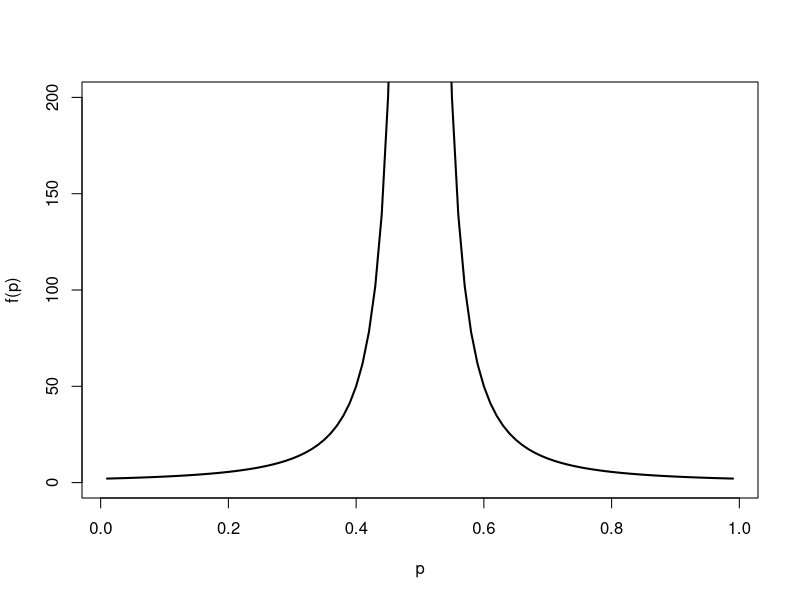
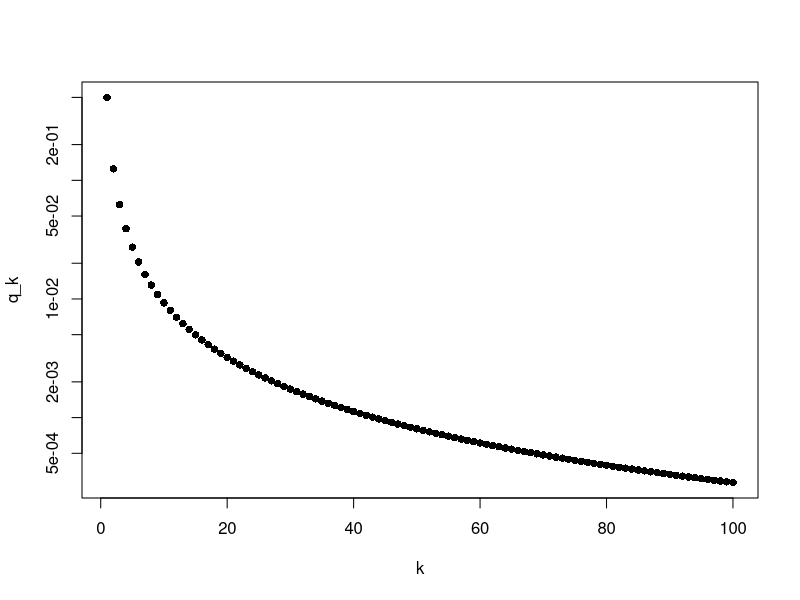
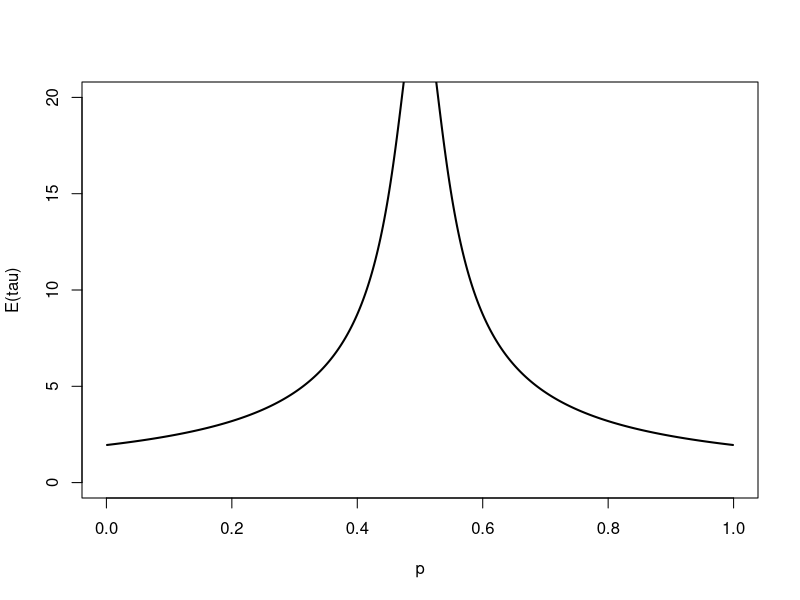
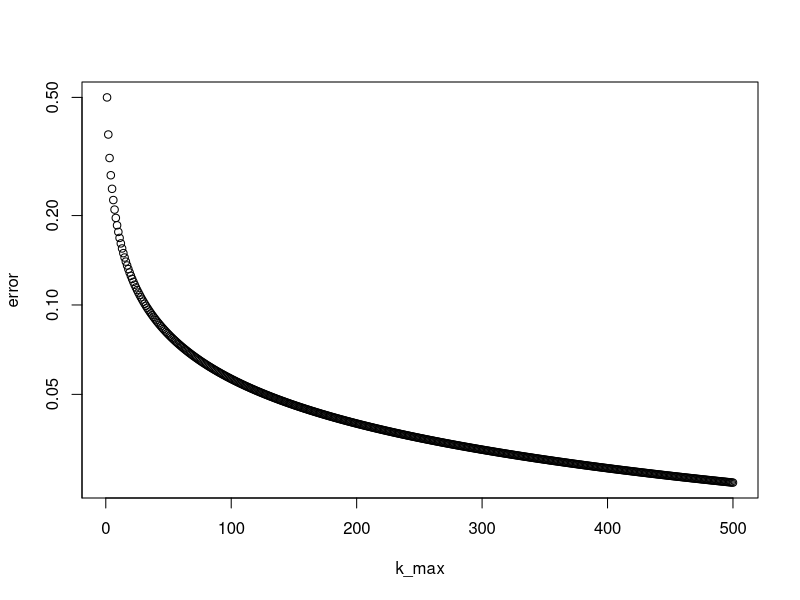
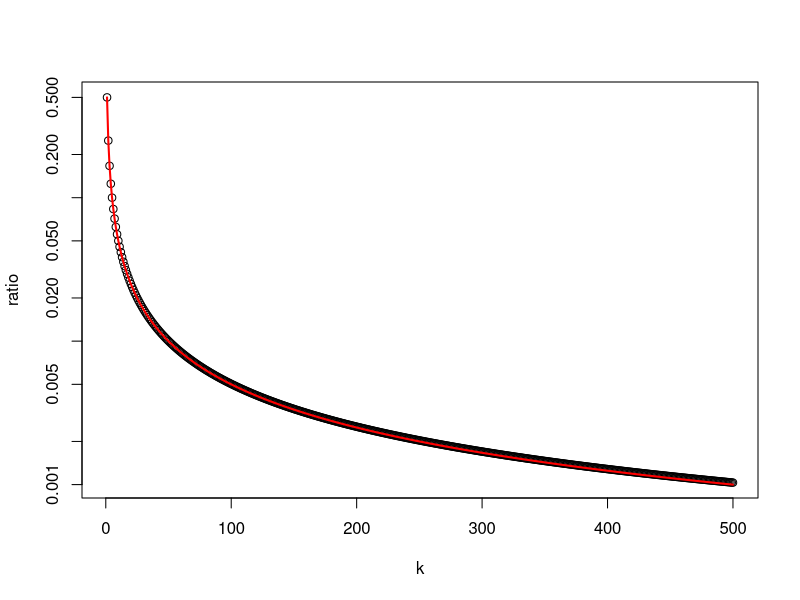

Reproduce these figures in R, in order.
## investigating running time v. p for QBF of 2p

p <- seq(0.01, 0.99, 0.01)
f <- function(p) {2/(1-4*p*(1-p))}
plot(p, f(p), type='l', lwd=2, ylim=c(0,200))

#---

q <- function(k) {choose(2*k,k)/((2*k-1)*2^(2*k))}
k <- 1:100
plot(k, q(k), log='y', ylab='q_k', pch=16)

#---
# running time of QBF for wedge fn

q <- function(k) {choose(2*k,k)/((2*k-1)*2^(2*k))}
tauk_fn <- function(k,p) { 2 * choose(2*k,k) * (1-p^k)/((2*k-1)*2^(2*k) * (1-p)) } #possible to sum analytically over k?

p <- seq(0.001, 0.999, 0.002)
k <- 1:500
p2 <- 4*p*(1-p)

Et <- numeric(length(p))
for (j in 1:length(p2)) {
  Etauk <- numeric(length(k))
  for (i in 1:length(k)) {
    Etauk[i] <- tauk_fn(k[i], p2[j])
  }
  Et[j] <- sum(Etauk)
}

plot(p, Et, type='l', lwd=2, ylim=c(0,20), ylab='E(tau)')
#plot(p, rep(sum(2*k*q(k)), length(p)))
#plot(k, cumsum(2*k*q(k)))



#---
# discrepancy caused by truncating k

q <- function(k) {choose(2*k,k)/((2*k-1)*2^(2*k))}
p <- 0.49
p2 <- function(p) {4*p*(1-p)}
k <- 1:500
kterms <- q(k)
diff <- 1 - cumsum(kterms)
plot(k, diff, xlab='k_max', ylab='error', log='y')

# discrepancy as a function of mean quoin consumption
q <- function(k) {choose(2*k,k)/((2*k-1)*2^(2*k))}
k <- 1:500

diff <- 1- cumsum(q(k))
change_error <- q(k)
quoins <- (2/(1-p2(p)))* cumsum(q(k)*(1-p2(p)^k))
#plot(k, diff)
#plot(k, quoins)
ratio <- diff/quoins
plot(k,ratio, log='y')
lines(0.5/k, lwd=2, col='red')


# target function wehn k is restricted
kmax <- 500
k <- 1:kmax
p <- seq(0.01, 0.99, 0.01)
target <- numeric(length(p))
for (i in 1:length(p)) {
  target[i] <- sum(q(k)*p2(p[i])^k)
}
#plot(p, target, type='l', lwd=2, ylim=c(0,1), ylab = 'approximate target')
#lines(p, target, lwd=2)
lines(c(0.5,1), c(1,0), lwd=2, col='grey')
